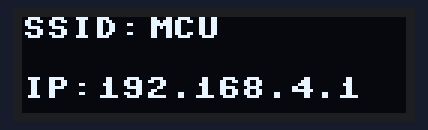
Bench run of a program on a simulated ESP32 board running MicroPython. On the bench: 128×32 one-colour display. The board's own WiFi access point starts at once; what the program prints to the serial console is not drawn.

Above: at 0.1 s.

The program:

accessPointWithOledDisplay.py
```python
from machine import Pin, SoftI2C
from utime import sleep
import ssd1306
import network
import gc
#garbage collect is common protocol
gc.collect()

# Prepare oled display
oled_width = 128
oled_height = 32
i2c = SoftI2C(scl=Pin(22), sda=Pin(21))
oled = ssd1306.SSD1306_I2C(oled_width, oled_height, i2c)

# change network name and password to your choosing
ssid = 'MCU'
password = '12345'

# Make our device a wireless access-point
ap = network.WLAN(network.AP_IF)
ap.active(True)
ap.config(essid=ssid, password=password)

#wait until access point is ready
while ap.active() == False:
    pass

print('Connection successful')

# get our ip address
ip_address = list(ap.ifconfig())

# print access-point info to the oled screen
oled.text('SSID:', 0, 0)
oled.text(ssid, 42, 0)
oled.text('IP:', 0, 20)
oled.text(ip_address[0], 25, 20)
oled.show()

while True:
    #do nothing
    sleep(.01)
```
